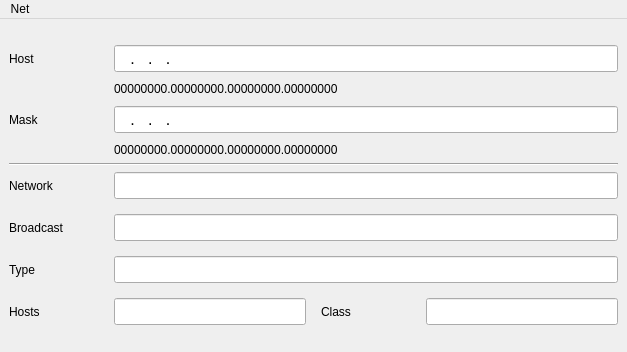
<?xml version="1.0" encoding="UTF-8"?>
<ui version="4.0">
 <class>NetWindow</class>
 <widget class="QMainWindow" name="NetWindow">
  <property name="geometry">
   <rect>
    <x>0</x>
    <y>0</y>
    <width>627</width>
    <height>352</height>
   </rect>
  </property>
  <property name="sizePolicy">
   <sizepolicy hsizetype="Fixed" vsizetype="Fixed">
    <horstretch>0</horstretch>
    <verstretch>0</verstretch>
   </sizepolicy>
  </property>
  <property name="maximumSize">
   <size>
    <width>627</width>
    <height>352</height>
   </size>
  </property>
  <property name="windowTitle">
   <string>Super Window</string>
  </property>
  <property name="styleSheet">
   <string notr="true"/>
  </property>
  <widget class="QWidget" name="mainWidget">
   <layout class="QVBoxLayout" name="verticalLayout_2">
    <item>
     <layout class="QVBoxLayout" name="verticalLayout">
      <item>
       <layout class="QGridLayout" name="gridEdit">
        <property name="horizontalSpacing">
         <number>15</number>
        </property>
        <property name="verticalSpacing">
         <number>10</number>
        </property>
        <item row="0" column="1">
         <widget class="QLineEdit" name="addrHost">
          <property name="font">
           <font>
            <family>Liberation Sans</family>
            <pointsize>12</pointsize>
           </font>
          </property>
          <property name="inputMask">
           <string>999.999.999.999</string>
          </property>
          <property name="placeholderText">
           <string>127.0.0.1</string>
          </property>
         </widget>
        </item>
        <item row="0" column="0">
         <widget class="QLabel" name="label_1">
          <property name="minimumSize">
           <size>
            <width>90</width>
            <height>0</height>
           </size>
          </property>
          <property name="text">
           <string>Host</string>
          </property>
         </widget>
        </item>
        <item row="1" column="1">
         <widget class="QLabel" name="bitsHost">
          <property name="sizePolicy">
           <sizepolicy hsizetype="Preferred" vsizetype="Fixed">
            <horstretch>0</horstretch>
            <verstretch>0</verstretch>
           </sizepolicy>
          </property>
          <property name="text">
           <string>00000000.00000000.00000000.00000000</string>
          </property>
         </widget>
        </item>
        <item row="2" column="0">
         <widget class="QLabel" name="label_2">
          <property name="minimumSize">
           <size>
            <width>90</width>
            <height>0</height>
           </size>
          </property>
          <property name="text">
           <string>Mask</string>
          </property>
         </widget>
        </item>
        <item row="2" column="1">
         <widget class="QLineEdit" name="addrMask">
          <property name="font">
           <font>
            <family>Liberation Sans</family>
            <pointsize>12</pointsize>
           </font>
          </property>
          <property name="inputMask">
           <string>999.999.999.999</string>
          </property>
          <property name="placeholderText">
           <string>255.255.255.0</string>
          </property>
         </widget>
        </item>
        <item row="3" column="1">
         <widget class="QLabel" name="bitsMask">
          <property name="sizePolicy">
           <sizepolicy hsizetype="Preferred" vsizetype="Fixed">
            <horstretch>0</horstretch>
            <verstretch>0</verstretch>
           </sizepolicy>
          </property>
          <property name="text">
           <string>00000000.00000000.00000000.00000000</string>
          </property>
         </widget>
        </item>
       </layout>
      </item>
      <item>
       <widget class="Line" name="line">
        <property name="orientation">
         <enum>Qt::Horizontal</enum>
        </property>
       </widget>
      </item>
      <item>
       <layout class="QGridLayout" name="gridInfo">
        <property name="spacing">
         <number>15</number>
        </property>
        <item row="1" column="0">
         <widget class="QLabel" name="label_6">
          <property name="minimumSize">
           <size>
            <width>90</width>
            <height>0</height>
           </size>
          </property>
          <property name="text">
           <string>Broadcast</string>
          </property>
         </widget>
        </item>
        <item row="3" column="0">
         <widget class="QLabel" name="label_8">
          <property name="minimumSize">
           <size>
            <width>90</width>
            <height>0</height>
           </size>
          </property>
          <property name="text">
           <string>Hosts</string>
          </property>
         </widget>
        </item>
        <item row="3" column="1">
         <widget class="QLineEdit" name="infoHosts">
          <property name="font">
           <font>
            <family>Liberation Sans</family>
            <pointsize>12</pointsize>
           </font>
          </property>
          <property name="readOnly">
           <bool>true</bool>
          </property>
         </widget>
        </item>
        <item row="3" column="2">
         <widget class="QLabel" name="label_9">
          <property name="minimumSize">
           <size>
            <width>90</width>
            <height>0</height>
           </size>
          </property>
          <property name="text">
           <string>Class</string>
          </property>
         </widget>
        </item>
        <item row="0" column="0">
         <widget class="QLabel" name="label_5">
          <property name="minimumSize">
           <size>
            <width>90</width>
            <height>0</height>
           </size>
          </property>
          <property name="text">
           <string>Network</string>
          </property>
         </widget>
        </item>
        <item row="0" column="1" colspan="3">
         <widget class="QLineEdit" name="infoNetwork">
          <property name="font">
           <font>
            <family>Liberation Sans</family>
            <pointsize>12</pointsize>
           </font>
          </property>
          <property name="readOnly">
           <bool>true</bool>
          </property>
         </widget>
        </item>
        <item row="2" column="0">
         <widget class="QLabel" name="label_7">
          <property name="minimumSize">
           <size>
            <width>90</width>
            <height>0</height>
           </size>
          </property>
          <property name="text">
           <string>Type</string>
          </property>
         </widget>
        </item>
        <item row="2" column="1" colspan="3">
         <widget class="QLineEdit" name="infoType">
          <property name="font">
           <font>
            <family>Liberation Sans</family>
            <pointsize>12</pointsize>
           </font>
          </property>
          <property name="readOnly">
           <bool>true</bool>
          </property>
         </widget>
        </item>
        <item row="1" column="1" colspan="3">
         <widget class="QLineEdit" name="infoBroadcast">
          <property name="font">
           <font>
            <family>Liberation Sans</family>
            <pointsize>12</pointsize>
           </font>
          </property>
          <property name="readOnly">
           <bool>true</bool>
          </property>
         </widget>
        </item>
        <item row="3" column="3">
         <widget class="QLineEdit" name="infoClass">
          <property name="font">
           <font>
            <family>Liberation Sans</family>
            <pointsize>12</pointsize>
           </font>
          </property>
          <property name="readOnly">
           <bool>true</bool>
          </property>
         </widget>
        </item>
       </layout>
      </item>
     </layout>
    </item>
   </layout>
  </widget>
  <widget class="QMenuBar" name="menubar">
   <property name="geometry">
    <rect>
     <x>0</x>
     <y>0</y>
     <width>627</width>
     <height>26</height>
    </rect>
   </property>
   <widget class="QMenu" name="menuNet">
    <property name="title">
     <string>Net</string>
    </property>
    <addaction name="actionExit"/>
   </widget>
   <addaction name="menuNet"/>
  </widget>
  <action name="actionExit">
   <property name="text">
    <string>Exit</string>
   </property>
   <property name="shortcut">
    <string>Ctrl+Q</string>
   </property>
  </action>
 </widget>
 <tabstops>
  <tabstop>addrHost</tabstop>
  <tabstop>addrMask</tabstop>
  <tabstop>infoNetwork</tabstop>
  <tabstop>infoBroadcast</tabstop>
  <tabstop>infoType</tabstop>
  <tabstop>infoHosts</tabstop>
  <tabstop>infoClass</tabstop>
 </tabstops>
 <resources/>
 <connections/>
</ui>
